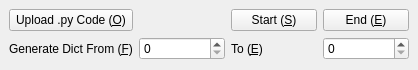
<?xml version="1.0" encoding="UTF-8"?>
<ui version="4.0">
 <author>Yiming Huang</author>
 <class>MainWindow</class>
 <widget class="QMainWindow" name="MainWindow">
  <property name="geometry">
   <rect>
    <x>0</x>
    <y>0</y>
    <width>418</width>
    <height>70</height>
   </rect>
  </property>
  <property name="windowTitle">
   <string>DictGenerator4OI</string>
  </property>
  <widget class="QWidget" name="centralwidget">
   <layout class="QGridLayout" name="gridLayout">
    <item row="0" column="3">
     <widget class="QPushButton" name="pushButton_3">
      <property name="text">
       <string>End (&amp;E)</string>
      </property>
     </widget>
    </item>
    <item row="1" column="2">
     <widget class="QLabel" name="label_2">
      <property name="text">
       <string>To (&amp;E)</string>
      </property>
      <property name="buddy">
       <cstring>spinBox_2</cstring>
      </property>
     </widget>
    </item>
    <item row="1" column="0">
     <widget class="QLabel" name="label">
      <property name="text">
       <string>Generate Dict From (&amp;F)</string>
      </property>
      <property name="buddy">
       <cstring>spinBox</cstring>
      </property>
     </widget>
    </item>
    <item row="0" column="0">
     <widget class="QPushButton" name="pushButton">
      <property name="text">
       <string>Upload .py Code (&amp;O)</string>
      </property>
     </widget>
    </item>
    <item row="1" column="3">
     <widget class="QSpinBox" name="spinBox_2"/>
    </item>
    <item row="0" column="2">
     <widget class="QPushButton" name="pushButton_2">
      <property name="text">
       <string>Start (&amp;S)</string>
      </property>
     </widget>
    </item>
    <item row="1" column="1">
     <widget class="QSpinBox" name="spinBox"/>
    </item>
   </layout>
  </widget>
 </widget>
 <resources/>
 <connections>
  <connection>
   <sender>pushButton_2</sender>
   <signal>clicked()</signal>
   <receiver>MainWindow</receiver>
   <slot>start()</slot>
   <hints>
    <hint type="sourcelabel">
     <x>259</x>
     <y>25</y>
    </hint>
    <hint type="destinationlabel">
     <x>228</x>
     <y>57</y>
    </hint>
   </hints>
  </connection>
  <connection>
   <sender>pushButton_3</sender>
   <signal>clicked()</signal>
   <receiver>MainWindow</receiver>
   <slot>close()</slot>
   <hints>
    <hint type="sourcelabel">
     <x>374</x>
     <y>21</y>
    </hint>
    <hint type="destinationlabel">
     <x>329</x>
     <y>65</y>
    </hint>
   </hints>
  </connection>
  <connection>
   <sender>pushButton</sender>
   <signal>clicked()</signal>
   <receiver>MainWindow</receiver>
   <slot>openFileSelectionDialog()</slot>
   <hints>
    <hint type="sourcelabel">
     <x>68</x>
     <y>26</y>
    </hint>
    <hint type="destinationlabel">
     <x>83</x>
     <y>58</y>
    </hint>
   </hints>
  </connection>
 </connections>
 <slots>
  <slot>start()</slot>
  <slot>openFileSelectionWidget()</slot>
 </slots>
</ui>
